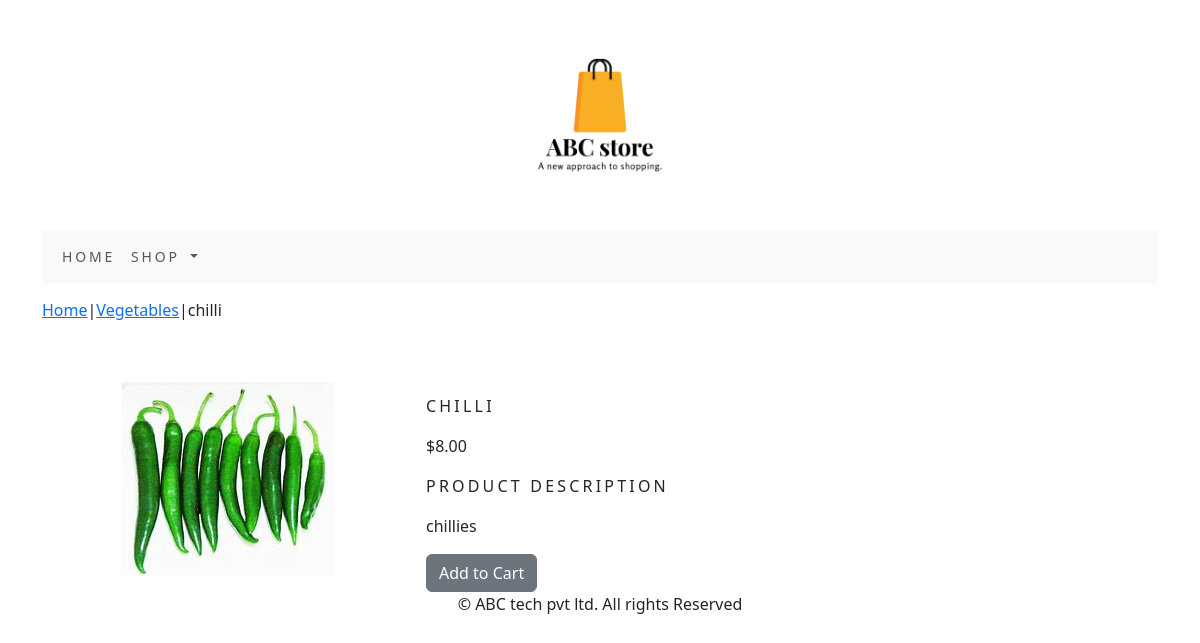
The page /vegetables/chilli/ on the database its author committed.
### shop/models.py (models this page shows, shortened)
class Product(models.Model):
    name = models.CharField(max_length=250, unique=True)
    slug = models.SlugField(max_length=250, unique=True)
    description = models.TextField(blank=True)
    price=models.DecimalField(max_digits=10,decimal_places=2)
    category=models.ForeignKey(Category,on_delete=models.CASCADE)
    image = models.ImageField(upload_to='product')
    stock=models.IntegerField()
    available=models.BooleanField(default=True)
    created=models.DateTimeField(auto_now_add=True)
    updated=models.DateTimeField(auto_now=True)
    class Meta:
        ordering=('name',)
        verbose_name='product'
        verbose_name_plural='products'

class Category(models.Model):
    name=models.CharField(max_length=250,unique=True)
    slug=models.SlugField(max_length=250,unique=True)
    description=models.TextField(blank=True)
    image=models.ImageField(upload_to='category')
    class Meta:
        ordering=('name',)
        verbose_name='category'
        verbose_name_plural='categories'
    def get_url(self):
        return reverse('shop:products_by_category',args=[self.slug])
    def __str__(self):
        return '{}'.format(self.name)

### shop/views.py (the view)
# urls.py: path('<slug:c_slug>/<slug:product_slug>/',views.proDetail,name='prodCatdetail'),
def proDetail(request,c_slug,product_slug):
    try:
        product=Product.objects.get(category__slug=c_slug,slug=product_slug)
    except Exception as e:
        raise e
    return render(request,'product.html',{'product':product})

### cart/context_processors.py (called while the page is built)
def counter(request):
    item_count=0
    if 'admin' in request.path:
        return {}
    else:
        try:
            cart=Cart.objects.filter(cart_id=_cart_id(request))
            cart_items=CartItem.objects.all().filter(cart=cart[:1])
            for cart_item in cart_items:
                item_count += cart_item.quantity
        except Cart.DoesNotExist:
            item_count=0
    return dict(item_count=item_count)

### cart/views.py (called while the page is built)
def _cart_id(request):
    cart=request.session.session_key
    if not cart:
        cart=request.session.create()
    return cart

### shop/context_processors.py (called while the page is built)
def menu_links(request):
    links=Category.objects.all()
    return dict(links=links)

### templates/product.html (shortened to what this page needs)
{% extends 'base.html' %}
{% load static %}
{% block content %}
<div class="row my_prod_row_class">
    <div class="mx-auto">
        <p><a href="{% url 'shop:allProdCat' %}">Home</a>|<a href="{{product.category.get_url}}">{{product.category}}</a>|{{product.name}}</p>
    </div>
</div>
<div class="container">
<br>
<div class="row">
    <div class="col-9 col-sm-12 col-md-4 col-lg-4 text-center">
        <div style="min-width:18rem">
            <img src="{{product.image.url}}" alt="{{product.name}}">
        </div>
    </div>
        <div class="col-9 col-sm-12 col-md-4 col-lg-4">
            <h1 class="my_prod_title">{{product.name}}</h1>
            <p>${{product.price}}</p>
            <p class="my_title">Product Description</p>
            <p class="text-justify my_prod_text">{{product.description}}</p>
            {% if product.stock <= 0 %}
            <p class="text justify my_prod_text"><b>Out of Stock</b></p>
            {% else %}
            <a class="btn btn-secondary" href="{% url 'cart:add_cart' product.id %}">Add to Cart</a>
            {% endif %}
            </div>
        </div>
</div>
{% endblock %}

### static/css/custom.css (style rules this page uses)
body { font-family:'Roboto',sans-serif; }
.my_title { font-size:16px; text-transform:uppercase; letter-spacing:.2em; }
.my_prod_row_class { padding-top:15px; padding-bottom:20px; }
.my_prod_title { font-size:16px; text-transform:uppercase; letter-spacing:.2em; padding-top:15px; padding-bottom:10px; }
.my_prod_text { padding-right:20px; }

### rows shown on the page
Product: category "Vegetables", name "chilli", image (picture), name "CHILLI", price "8.00", description "chillies"
